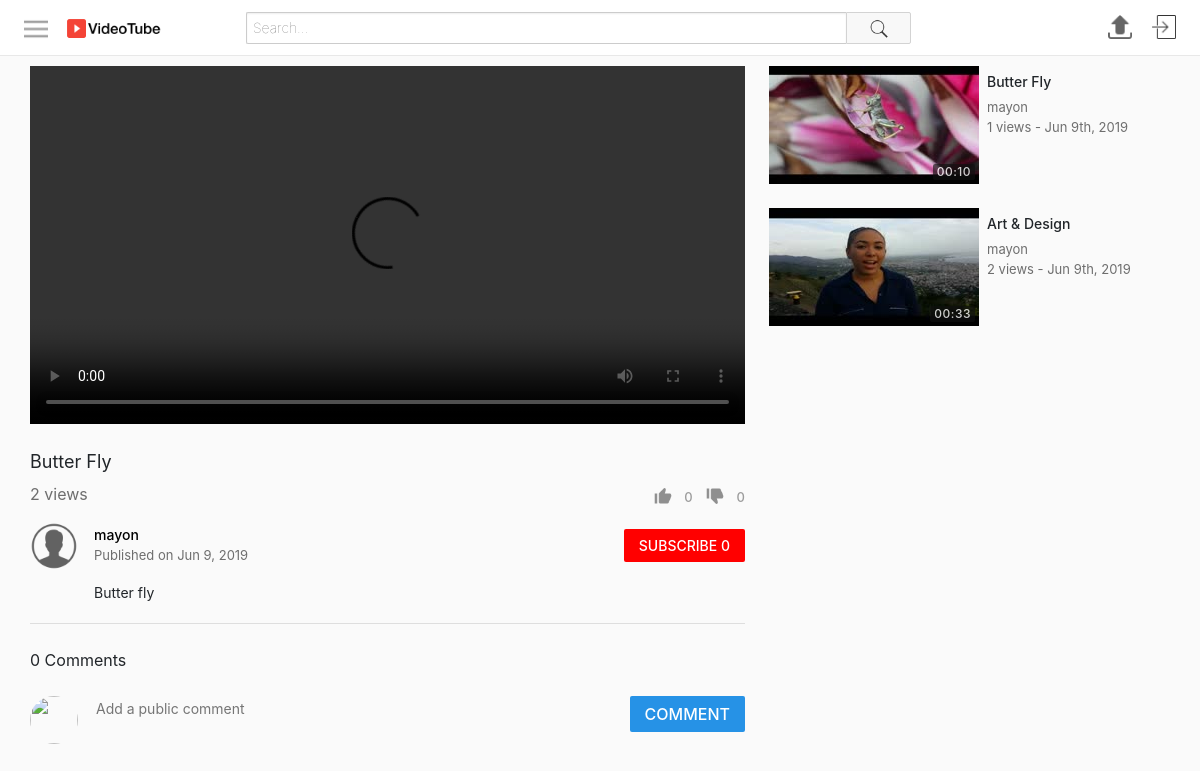
Page /watch.php?id=33 on the committed database.
### tables this page shows
CREATE TABLE `videos` (
  `id` int(11) NOT NULL,
  `uploadedBy` varchar(50) NOT NULL,
  `title` varchar(70) NOT NULL,
  `description` varchar(1000) NOT NULL,
  `privacy` int(11) NOT NULL,
  `filePath` varchar(1000) NOT NULL,
  `category` int(11) NOT NULL,
  `uploadDate` datetime NOT NULL DEFAULT CURRENT_TIMESTAMP,
  `views` int(11) NOT NULL,
  `duration` varchar(30) NOT NULL
);

CREATE TABLE `users` (
  `id` int(11) NOT NULL,
  `firstName` varchar(25) NOT NULL,
  `lastName` varchar(25) NOT NULL,
  `username` varchar(25) NOT NULL,
  `email` varchar(100) NOT NULL,
  `password` varchar(255) NOT NULL,
  `signUpDate` datetime NOT NULL DEFAULT CURRENT_TIMESTAMP,
  `profilePic` varchar(255) NOT NULL
);

CREATE TABLE `thumbnails` (
  `id` int(11) NOT NULL,
  `videoId` int(11) NOT NULL,
  `filePath` varchar(250) NOT NULL,
  `selected` int(11) NOT NULL
);

### includes/classes/Video.php (called while the page is built, shortened)
<?php
class Video {
    private $con, $sqlData, $userLoggedInObj;
    public function __construct($con, $input, $userLoggedInObj) {
        $this->con = $con;
        $this->userLoggedInObj = $userLoggedInObj;
        if(is_array($input)) {
            $this->sqlData = $input;
        }
        else {
            $query = $this->con->prepare("SELECT * FROM videos WHERE id = :id");
            $query->bindParam(":id", $input);
            $query->execute();
            $this->sqlData = $query->fetch(PDO::FETCH_ASSOC);
        }
    }
    public function getId() {
        return $this->sqlData["id"];
    }
    public function getUploadedBy() {
        return $this->sqlData["uploadedBy"];
    }
    public function getTitle() {
        return $this->sqlData["title"];
    }
    public function getDescription() {
        return $this->sqlData["description"];
    }
    public function getUploadDate() {
        $date = $this->sqlData["uploadDate"];
        return date("M j, Y", strtotime($date));
    }
    public function getTimeStamp() {
        $date = $this->sqlData["uploadDate"];
        return date("M jS, Y", strtotime($date));
    }
    public function getViews() {
        return $this->sqlData["views"];
    }
    public function getDuration() {
        return $this->sqlData["duration"];
    }
    public function incrementViews() {
        $videoId = $this->getId();
        $this->sqlData["views"] = $this->sqlData["views"] + 1;
    }
    public function getLikes() {
        $query = $this->con->prepare("SELECT count(*) as 'count' FROM likes WHERE videoId = :videoId");
        $query->bindParam(":videoId", $videoId);
        $query->execute();
        $data = $query->fetch(PDO::FETCH_ASSOC);
        return $data["count"];
    }
    public function getDislikes() {
        $query = $this->con->prepare("SELECT count(*) as 'count' FROM dislikes WHERE videoId = :videoId");
        $query->bindParam(":videoId", $videoId);
        $query->execute();
        $data = $query->fetch(PDO::FETCH_ASSOC);
        return $data["count"];
    }
    public function wasLikedBy() {
        $query = $this->con->prepare("SELECT * FROM likes WHERE username=:username AND videoId=:videoId");
        $query->bindParam(":username", $username);
        $query->bindParam(":videoId", $id);
        $id = $this->getId();
        $username = $this->userLoggedInObj->getUsername();
        $query->execute();
        return $query->rowCount() > 0;
    }
    public function wasDislikedBy() {
        $query = $this->con->prepare("SELECT * FROM dislikes WHERE username=:username AND videoId=:videoId");
        $query->bindParam(":username", $username);
        $query->bindParam(":videoId", $id);
        $query->execute();
        return $query->rowCount() > 0;
    }
    public function getThumbnail() {
        $query = $this->con->prepare("SELECT filePath FROM thumbnails WHERE videoId=:videoId AND selected=1");
        $query->bindParam(":videoId", $videoId);
        $videoId = $this->getId();
        $query->execute();
        return $query->fetchColumn();
    }
}
?>

### includes/classes/User.php (called while the page is built, shortened)
<?php
class User {
    private $con, $sqlData;
    public function __construct($con, $username) {
        $this->con = $con;
        $query = $this->con->prepare("SELECT * FROM users WHERE username = :un");
        $query->bindParam(":un", $username);
        $query->execute();
        $this->sqlData = $query->fetch(PDO::FETCH_ASSOC);
    }
    public static function isLoggedIn() {
        return isset($_SESSION["userLoggedIn"]);
    }
    public function getUsername() {
        return $this->sqlData["username"];
    }
    public function getProfilePic() {
        return $this->sqlData["profilePic"];
    }
    public function isSubscribedTo($userTo) {
        $query = $this->con->prepare("SELECT * FROM subscribers WHERE userTo=:userTo AND userFrom=:userFrom");
        $query->bindParam(":userTo", $userTo);
        $query->bindParam(":userFrom", $username);
        $username = $this->getUsername();
        $query->execute();
        return $query->rowCount() > 0;
    }
    public function getSubscriberCount() {
        $query = $this->con->prepare("SELECT * FROM subscribers WHERE userTo=:userTo");
        $query->bindParam(":userTo", $username);
        $query->execute();
        return $query->rowCount();
    }
}
?>

### includes/classes/VideoGridItem.php (the view)
<?php
class VideoGridItem {
    private $video, $largeMode;
    public function __construct($video, $largeMode) {
        $this->video = $video;
        $this->largeMode = $largeMode;
    }
    public function create() {
        $thumbnail = $this->createThumbnail();
        $details = $this->createDetails();
        $url = "watch.php?id=" . $this->video->getId();
        return "<a href='$url'>
                    <div class='videoGridItem'>
                        $thumbnail
                        $details
                    </div>
                </a>";
    }
    private function createThumbnail() {
        $thumbnail = $this->video->getThumbnail();
        $duration = $this->video->getDuration();
        return "<div class='thumbnail'>
                    <img src='$thumbnail'>
                    <div class='duration'>
                        <span>$duration</span>
                    </div>
                </div>";
    }
    private function createDetails() {
        $title = $this->video->getTitle();
        $username = $this->video->getUploadedBy();
        $views = $this->video->getViews();
        $description = $this->createDescription();
        $timestamp = $this->video->getTimeStamp();
        return "<div class='details'>
                    <h3 class='title'>$title</h3>
                    <span class='username'>$username</span>
                    <div class='stats'>
                        <span class='viewCount'>$views views - </span>
                        <span class='timeStamp'>$timestamp</span>
                    </div>
                    $description
                </div>";
    }
    private function createDescription() {
        if(!$this->largeMode) {
            return "";
        }
        else {
            $description = $this->video->getDescription();
            $description = (strlen($description) > 350) ? substr($description, 0, 347) . "..." : $description;
            return "<span class='description'>$description</span>";
        }
    }
}
?>

### includes/classes/ButtonProvider.php (shortened to what this page needs)
<?php
class ButtonProvider {
    public static $signInFunction = "notSignedIn()";
    public static function createLink($link) {
        return User::isLoggedIn() ? $link : ButtonProvider::$signInFunction;
    }
    public static function createButton($text, $imageSrc, $action, $class) {
        $image = ($imageSrc == null) ? "" : "<img src='$imageSrc'>";
        $action  = ButtonProvider::createLink($action);
        return "<button class='$class' onclick='$action'>
                    $image
                    <span class='text'>$text</span>
                </button>";
    }
    public static function createUserProfileButton($con, $username) {
        $userObj = new User($con, $username);
        $profilePic = $userObj->getProfilePic();
        $link = "profile.php?username=$username";
        return "<a href='$link'>
                    <img src='$profilePic' class='profilePicture'>
                </a>";
    }
    public static function createUserSignButton() {
        $profilePic = "assets/images/icons/signIn.png";
        $link = "signIn.php?";
        return "<a href='$link'>
                    <img src='$profilePic' class='profilePicture'>
                </a>";
    }
    public static function createSubscriberButton($con, $userToObj, $userLoggedInObj) {
        $userTo = $userToObj->getUsername();
        $userLoggedIn = $userLoggedInObj->getUsername();
        $isSubscribedTo = $userLoggedInObj->isSubscribedTo($userTo);
        $buttonText = $isSubscribedTo ? "SUBSCRIBED" : "SUBSCRIBE";
        $buttonText .= " " . $userToObj->getSubscriberCount();
        $buttonClass = $isSubscribedTo ? "unsubscribe button" : "subscribe button";
        $action = "subscribe(\"$userTo\", \"$userLoggedIn\", this)";
        $button = ButtonProvider::createButton($buttonText, null, $action, $buttonClass);
        return "<div class='subscribeButtonContainer'>
                    $button
                </div>";
    }
    public static function createUserProfileNavigationButton($con, $username) {
        if(User::isLoggedIn()) {
            return ButtonProvider::createUserProfileButton($con, $username);
        }
        else {
            return ButtonProvider::createUserSignButton();
        }
    }
}
?>

### includes/classes/VideoInfoSection.php
<?php
require_once("includes/classes/VideoInfoControls.php");
class VideoInfoSection {
    private $con, $video, $userLoggedInObj;
    public function __construct($con, $video, $userLoggedInObj) {
        $this->con = $con;
        $this->video = $video;
        $this->userLoggedInObj = $userLoggedInObj;
    }
    public function create() {
        return $this->createPrimaryInfo() . $this->createSecondaryInfo();
    }
    private function createPrimaryInfo() {
        $title = $this->video->getTitle();
        $views = $this->video->getViews();
        $videoInfoControls = new VideoInfoControls($this->video, $this->userLoggedInObj);
        $controls = $videoInfoControls->create();
        return "<div class='videoInfo'>
                    <h1>$title</h1>
                    <div class='bottomSection'>
                        <span class='viewCount'>$views views</span>
                        $controls
                    </div>
                </div>";
    }
    private function createSecondaryInfo() {
        $description = $this->video->getDescription();
        $uploadDate = $this->video->getUploadDate();
        $uploadedBy = $this->video->getUploadedBy();
        $profileButton = ButtonProvider::createUserProfileButton($this->con, $uploadedBy);
        if($uploadedBy == $this->userLoggedInObj->getUsername()) {
            $actionButton = ButtonProvider::createEditVideoButton($this->video->getId());
        }
        else {
            $userToObject = new User($this->con, $uploadedBy);
            $actionButton = ButtonProvider::createSubscriberButton($this->con, $userToObject, $this->userLoggedInObj);
        }
        return "<div class='secondaryInfo'>
                    <div class='topRow'>
                        $profileButton
                        <div class='uploadInfo'>
                            <span class='owner'>
                                <a href='profile.php?username=$uploadedBy'>
                                    $uploadedBy
                                </a>
                            </span>
                            <span class='date'>Published on $uploadDate</span>
                        </div>
                        $actionButton
                    </div>
                    <div class='descriptionContainer'>
                        $description
                    </div>
                </div>";
    }
}
?>

### includes/classes/VideoGrid.php (shortened to what this page needs)
<?php
class VideoGrid {
    private $con, $userLoggedInObj;
    private $largeMode = false;
    private $gridClass = "videoGrid";
    public function __construct($con, $userLoggedInObj) {
        $this->con = $con;
        $this->userLoggedInObj = $userLoggedInObj;
    }
    public function create($videos, $title, $showFilter) {
        if($videos == null) {
            $gridItems = $this->generateItems();
        }
        else {
            $gridItems = $this->generateItemsFromVideos($videos);
        }
        $header = "";
        return "$header
                <div class='$this->gridClass'>
                    $gridItems
                </div>";
    }
    public function generateItems() {
        $query = $this->con->prepare("SELECT * FROM videos ORDER BY RAND() LIMIT 15");
        $query->execute();
        $elementsHtml = "";
        while($row = $query->fetch(PDO::FETCH_ASSOC)) {
            $video = new Video($this->con, $row, $this->userLoggedInObj);
            $item = new VideoGridItem($video, $this->largeMode);
            $elementsHtml .= $item->create();
        }
        return $elementsHtml;
    }
}
?>

### rows in the picture
videos: title "Butter Fly", uploadedBy "mayon", uploadDate "Jun 9, 2019", description "Butter fly", thumbnails.filePath (picture), duration "00:10", views "1", uploadDate "Jun 9th, 2019"
users: profilePic (placeholder picture)
videos: thumbnails.filePath (picture), duration "00:33", title "Art & Design", uploadedBy "mayon", views "2", uploadDate "Jun 9th, 2019"

### other values in the picture
$views "2"
$text "0 0 SUBSCRIBE 0 COMMENT"
$numComments "0"
